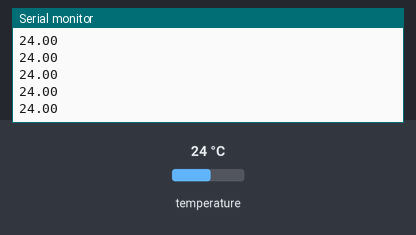
Bench run of a sketch on a simulated Arduino Uno, built with avr-gcc and run on an emulated ATmega328P. Shown: the last lines printed to the serial monitor. Inputs (shaded band) come from the test bench; at power-on: temperature 24 °C.

Above: at 1.2 s.
1.3 s: temperature set to 12 °C
At 1.46 s:
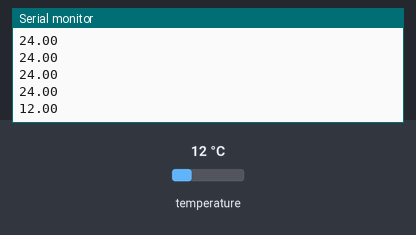
2.8 s: temperature set to 19 °C
At 2.91 s:
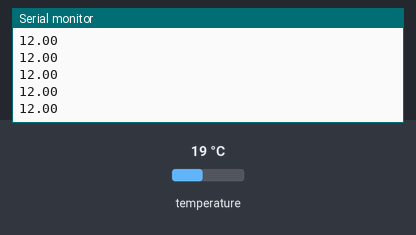
Timing chart, 0 to 5.8 s (numbered marks = the images above; inputs shaded):
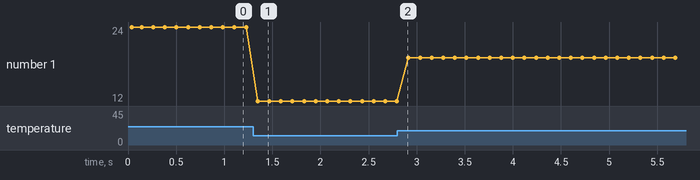

The sketch:

mcp9808.ino
```cpp
#include <Wire.h>
#include "Adafruit_MCP9808.h"


Adafruit_MCP9808 tempsensor = Adafruit_MCP9808();

void setup() {
  Serial.begin(9600);
  while (!Serial);
  Serial.println("MCP9808 temp sensor");

  if (!tempsensor.begin(0x18)) {
    Serial.println("Couldn't find MCP9808! Check your connections and verify the address is correct.");
    while (1);
  }

   Serial.println("Found MCP9808!");

  tempsensor.setResolution(0);
}

void loop() {

  float c = tempsensor.readTempC();
  Serial.print(c, 2);
  Serial.println("\t");

  delay(100);

}
```

Measured:
- after the input at 1.3 s, the serial monitor: prints a new line after 0.05 s (image 1)
- plotted number 1: 24 → 12 after the input at 1.3 s, 12 → 19 after the input at 2.8 s
